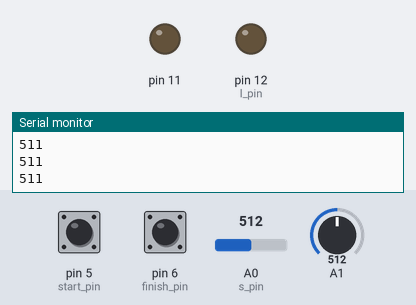
Bench run of a sketch on a simulated Arduino Uno, built with avr-gcc and run on an emulated ATmega328P. Parts: output pins drawn as LEDs (lit = HIGH), the last lines printed to the serial monitor. Inputs (shaded band) come from the test bench; at power-on: pin 5 (start_pin) HIGH, pin 6 (finish_pin) HIGH, A0 (s_pin) = 512, A1 = 512. The audio player accepts every command and is not drawn.

Above: at 1.7 s.
1.8 s: pin 5 (start_pin) pulled LOW for 0.15 s
At 4.17 s:
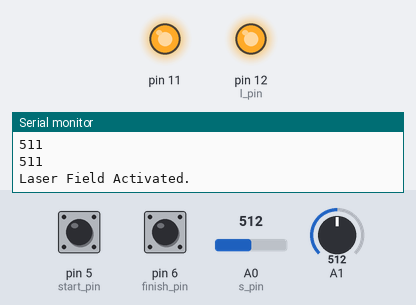
4.9 s: pin 6 (finish_pin) pulled LOW for 3.2 s
9.6 s: pin 5 (start_pin) pulled LOW for 1 s
At 13.4 s:
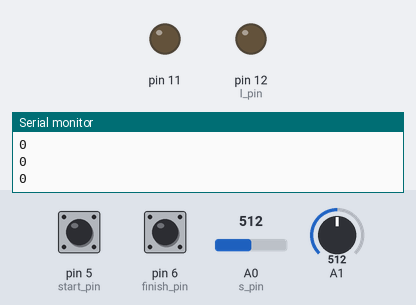
13.6 s: pin 5 (start_pin) pulled LOW for 3.2 s
Timing chart, 0 to 19.3 s (numbered marks = the images above; inputs shaded):
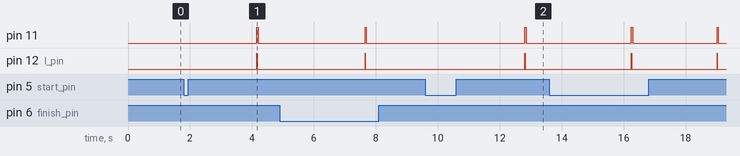

The sketch:

LaserMaze.ino
```cpp
#include "DFPlayerMini_Fast.h"
#include "TripWire.h"
#include <SoftwareSerial.h>
#include "Button.h"

const int fakeRx = 13;
const int softSerialTX1 = 7;
const int s_pin = A0;
const int l_pin = 12;
const int start_pin = 5;
const int finish_pin = 6;
const int sensorThreshold = 25;

DFPlayerMini_Fast MiPlayer;
TripWire Laser1(&MiPlayer, s_pin, l_pin, sensorThreshold);
TripWire Laser2(&MiPlayer, A1, 11, sensorThreshold);
Button StartBtn(start_pin, &Activate, 40); // pin, function reference, (optional)debounce in milliseconds.
Button FinishBtn(finish_pin, &Finish, 40); // pin, function reference, (optional)debounce in milliseconds.

SoftwareSerial MSerial(fakeRx, softSerialTX1); // open software serial

// the setup routine runs once when you press reset:
void setup()
{
  // initialize serial communication at 9600 bits per second:
  Serial.begin(9600);
  pinMode(start_pin, INPUT_PULLUP);
  pinMode(fakeRx, INPUT);
  pinMode(softSerialTX1, OUTPUT);
  MSerial.begin(9600);
  delay(40);

  MiPlayer.begin(MSerial);
  delay(40);
  MiPlayer.volume(29);
}

void loop()
{
  StartBtn.update();
  Laser1.update();
  Laser2.update();
  FinishBtn.update();

  // if (!Laser1.isActive)
  // {
  //   MiPlayer.play(3); // "Honk!"
  //   Serial.println("laser 1 path blocked");
  // }
};

void Activate(int state)
{
  if (state == 1)
  {
    MiPlayer.play(1);
    delay(2000);

    Laser1.activate();
    Laser2.activate();
    Serial.println("Laser Field Activated.");
  }
}

void Finish(int state)
{
  if (state == 1)
  {
    Laser1.deactivate();
    Laser2.deactivate();
  }

  MiPlayer.play(4);
  delay(40);
  Serial.println("Finished");
}
```

Button.h
```cpp
#include "Arduino.h"

// ensure this library description is only included once
#ifndef Button_h
#define Button_h

class Button
{
private:
    int pin;
    bool lastPinState;
    int debounce;
    unsigned long pinChangeMillis;
    bool buttonState;
    void (*callback)(int);

public:
    // constructor (pin, callback function, [optional] debounce in millis)
    Button(int p, void (*CB)(int), int _debounce = 20)
    {
        callback = CB;
        pin = p;
        pinMode(p, INPUT_PULLUP);
        debounce = _debounce;
        lastPinState = buttonState = (digitalRead(pin));
    }

    // returns the button state
    bool getState()
    {
        return buttonState;
    }

    //run in a loop when button press should be noticed.
    void update()
    {
        bool pinState = digitalRead(pin);

        //if the state of the pin has changed.
        if (pinState != lastPinState)
        {
            lastPinState = pinState;
            pinChangeMillis = millis();
        }

        //if the pin state was stable for the debounce value in millis.
        if (((millis() - pinChangeMillis) > debounce) && buttonState != pinState)
        {
            buttonState = pinState;
            callback(buttonState);
        }
    }
};

#endif
```

TripWire.h
```cpp
//Library for monitoring a long distance laser beam break.

// ensure this library description is only included once
#ifndef TripWire_h
#define TripWire_h

#include "Arduino.h"
#include "DFPlayerMini_Fast.h"

class TripWire
{
private:
    DFPlayerMini_Fast *Player;
    int sensor_pin;
    int laser_pin;
    int sensorValOn = 1023;
    int sensorValOff = 0;
    int laserCycle = 1;
    int threshold;
    unsigned long currentMillis;
    unsigned long lastMillis;

public:
    bool isActive = false;
    TripWire(DFPlayerMini_Fast *, int, int, int);
    void update();
    void activate();
    void deactivate();
};

// sensor pin, laser pin.
TripWire::TripWire(DFPlayerMini_Fast *DFplayer, int _s, int _l, int _t)
{
    Player = DFplayer;
    sensor_pin = _s;
    laser_pin = _l;
    threshold = _t;
    pinMode(sensor_pin, INPUT);
    pinMode(laser_pin, OUTPUT);
}

void TripWire::activate()
{
    sensorValOn = 1023;
    sensorValOff = 0;
    laserCycle = 1;
    isActive = true;
    digitalWrite(laser_pin, LOW);
    lastMillis = millis();
    Player->play(2);
    delay(40);
}

void TripWire::deactivate()
{
    digitalWrite(laser_pin, LOW);
    isActive = false;
}

void TripWire::update()
{
    currentMillis = millis();

    if ((currentMillis - lastMillis) > 10)
    {
        if (laserCycle == 1)
        {
            sensorValOff = analogRead(sensor_pin);
            if (isActive)
                digitalWrite(laser_pin, HIGH);
        }
        else if ((laserCycle > 1) && (isActive))
        {
            sensorValOn = analogRead(sensor_pin);
            if ((sensorValOn - sensorValOff) < threshold)
            {
                digitalWrite(laser_pin, LOW);

                Player->play(3);
                laserCycle = -300; //Turns laser off for 300 * 10 millis
            }
        }
        else if ((laserCycle == -1) && (isActive))
        {
            Player->play(2);
        }

        if (laserCycle >= 4)
        {
            digitalWrite(laser_pin, LOW);
            laserCycle = 0;
        }
        laserCycle++;
        lastMillis = currentMillis;
        Serial.println(sensorValOn - sensorValOff);
    }
};

#endif
```

Measured:
- after the input at 1.8 s, pin 11: LOW → HIGH after 2.4 s, → LOW 0.04 s later; pin 12 (l_pin): LOW → HIGH after 2.4 s, → LOW 0.01 s later
- after the input at 9.6 s, pin 11: LOW → HIGH after 3.2 s, → LOW 0.04 s later; pin 12 (l_pin): LOW → HIGH after 3.2 s, → LOW 0.01 s later
